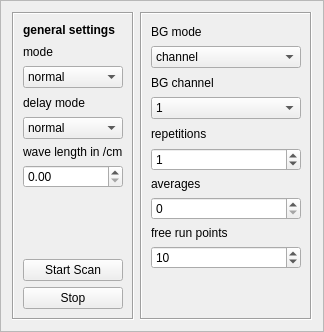
                <widget class="QFrame" name="frame_11">
                 <property name="frameShape">
                  <enum>QFrame::StyledPanel</enum>
                 </property>
                 <property name="frameShadow">
                  <enum>QFrame::Sunken</enum>
                 </property>
                 <layout class="QHBoxLayout" name="horizontalLayout_9">
                  <item>
                   <widget class="QFrame" name="verticalFrame_4">
                    <property name="frameShape">
                     <enum>QFrame::Box</enum>
                    </property>
                    <property name="frameShadow">
                     <enum>QFrame::Sunken</enum>
                    </property>
                    <layout class="QVBoxLayout" name="verticalLayout_10">
                     <item>
                      <widget class="QLabel" name="label_9">
                       <property name="font">
                        <font>
                         <weight>75</weight>
                         <bold>true</bold>
                        </font>
                       </property>
                       <property name="text">
                        <string>general settings</string>
                       </property>
                      </widget>
                     </item>
                     <item>
                      <widget class="QLabel" name="label_51">
                       <property name="sizePolicy">
                        <sizepolicy hsizetype="Minimum" vsizetype="Minimum">
                         <horstretch>0</horstretch>
                         <verstretch>0</verstretch>
                        </sizepolicy>
                       </property>
                       <property name="minimumSize">
                        <size>
                         <width>0</width>
                         <height>17</height>
                        </size>
                       </property>
                       <property name="maximumSize">
                        <size>
                         <width>150</width>
                         <height>16777215</height>
                        </size>
                       </property>
                       <property name="text">
                        <string>mode</string>
                       </property>
                      </widget>
                     </item>
                     <item>
                      <widget class="QComboBox" name="ScanModeBox">
                       <property name="sizePolicy">
                        <sizepolicy hsizetype="Minimum" vsizetype="Minimum">
                         <horstretch>0</horstretch>
                         <verstretch>0</verstretch>
                        </sizepolicy>
                       </property>
                       <property name="minimumSize">
                        <size>
                         <width>0</width>
                         <height>17</height>
                        </size>
                       </property>
                       <property name="maximumSize">
                        <size>
                         <width>150</width>
                         <height>30</height>
                        </size>
                       </property>
                       <item>
                        <property name="text">
                         <string>normal</string>
                        </property>
                       </item>
                       <item>
                        <property name="text">
                         <string>fake</string>
                        </property>
                       </item>
                       <item>
                        <property name="text">
                         <string>3d-scan</string>
                        </property>
                       </item>
                       <item>
                        <property name="text">
                         <string>wavelength</string>
                        </property>
                       </item>
                       <item>
                        <property name="text">
                         <string>free</string>
                        </property>
                       </item>
                      </widget>
                     </item>
                     <item>
                      <widget class="QLabel" name="label">
                       <property name="sizePolicy">
                        <sizepolicy hsizetype="Minimum" vsizetype="Minimum">
                         <horstretch>0</horstretch>
                         <verstretch>0</verstretch>
                        </sizepolicy>
                       </property>
                       <property name="minimumSize">
                        <size>
                         <width>0</width>
                         <height>17</height>
                        </size>
                       </property>
                       <property name="maximumSize">
                        <size>
                         <width>150</width>
                         <height>16777215</height>
                        </size>
                       </property>
                       <property name="text">
                        <string>delay mode</string>
                       </property>
                      </widget>
                     </item>
                     <item>
                      <widget class="QComboBox" name="DelayModeBox">
                       <property name="sizePolicy">
                        <sizepolicy hsizetype="Preferred" vsizetype="Minimum">
                         <horstretch>0</horstretch>
                         <verstretch>0</verstretch>
                        </sizepolicy>
                       </property>
                       <property name="minimumSize">
                        <size>
                         <width>0</width>
                         <height>17</height>
                        </size>
                       </property>
                       <property name="maximumSize">
                        <size>
                         <width>150</width>
                         <height>16777215</height>
                        </size>
                       </property>
                       <item>
                        <property name="text">
                         <string>normal</string>
                        </property>
                       </item>
                       <item>
                        <property name="text">
                         <string>list</string>
                        </property>
                       </item>
                      </widget>
                     </item>
                     <item>
                      <widget class="QLabel" name="label_11">
                       <property name="text">
                        <string>wave length in /cm</string>
                       </property>
                      </widget>
                     </item>
                     <item>
                      <widget class="QDoubleSpinBox" name="WavelengthSB">
                       <property name="maximum">
                        <double>99999999999999.000000000000000</double>
                       </property>
                      </widget>
                     </item>
                     <item>
                      <spacer name="verticalSpacer_6">
                       <property name="orientation">
                        <enum>Qt::Vertical</enum>
                       </property>
                       <property name="sizeHint" stdset="0">
                        <size>
                         <width>20</width>
                         <height>40</height>
                        </size>
                       </property>
                      </spacer>
                     </item>
                     <item>
                      <widget class="QPushButton" name="StartScanButton">
                       <property name="text">
                        <string>Start Scan</string>
                       </property>
                      </widget>
                     </item>
                     <item>
                      <widget class="QPushButton" name="ScanStopButton">
                       <property name="sizePolicy">
                        <sizepolicy hsizetype="Minimum" vsizetype="Minimum">
                         <horstretch>0</horstretch>
                         <verstretch>0</verstretch>
                        </sizepolicy>
                       </property>
                       <property name="minimumSize">
                        <size>
                         <width>0</width>
                         <height>17</height>
                        </size>
                       </property>
                       <property name="text">
                        <string>Stop</string>
                       </property>
                      </widget>
                     </item>
                    </layout>
                   </widget>
                  </item>
                  <item>
                   <widget class="QFrame" name="verticalFrame_5">
                    <property name="frameShape">
                     <enum>QFrame::Box</enum>
                    </property>
                    <property name="frameShadow">
                     <enum>QFrame::Sunken</enum>
                    </property>
                    <layout class="QVBoxLayout" name="verticalLayout_12">
                     <item>
                      <widget class="QLabel" name="label_13">
                       <property name="sizePolicy">
                        <sizepolicy hsizetype="Minimum" vsizetype="Minimum">
                         <horstretch>0</horstretch>
                         <verstretch>0</verstretch>
                        </sizepolicy>
                       </property>
                       <property name="minimumSize">
                        <size>
                         <width>120</width>
                         <height>17</height>
                        </size>
                       </property>
                       <property name="maximumSize">
                        <size>
                         <width>150</width>
                         <height>30</height>
                        </size>
                       </property>
                       <property name="text">
                        <string>BG mode</string>
                       </property>
                      </widget>
                     </item>
                     <item>
                      <widget class="QComboBox" name="BGModeBox">
                       <property name="sizePolicy">
                        <sizepolicy hsizetype="Minimum" vsizetype="Minimum">
                         <horstretch>0</horstretch>
                         <verstretch>0</verstretch>
                        </sizepolicy>
                       </property>
                       <property name="minimumSize">
                        <size>
                         <width>0</width>
                         <height>17</height>
                        </size>
                       </property>
                       <property name="maximumSize">
                        <size>
                         <width>150</width>
                         <height>30</height>
                        </size>
                       </property>
                       <item>
                        <property name="text">
                         <string>channel</string>
                        </property>
                       </item>
                       <item>
                        <property name="text">
                         <string>None</string>
                        </property>
                       </item>
                      </widget>
                     </item>
                     <item>
                      <widget class="QLabel" name="label_4">
                       <property name="sizePolicy">
                        <sizepolicy hsizetype="Minimum" vsizetype="Minimum">
                         <horstretch>0</horstretch>
                         <verstretch>0</verstretch>
                        </sizepolicy>
                       </property>
                       <property name="minimumSize">
                        <size>
                         <width>150</width>
                         <height>17</height>
                        </size>
                       </property>
                       <property name="maximumSize">
                        <size>
                         <width>150</width>
                         <height>30</height>
                        </size>
                       </property>
                       <property name="text">
                        <string>BG channel</string>
                       </property>
                      </widget>
                     </item>
                     <item>
                      <widget class="QComboBox" name="ScanBGChannelBox">
                       <property name="sizePolicy">
                        <sizepolicy hsizetype="Minimum" vsizetype="Minimum">
                         <horstretch>0</horstretch>
                         <verstretch>0</verstretch>
                        </sizepolicy>
                       </property>
                       <property name="minimumSize">
                        <size>
                         <width>0</width>
                         <height>17</height>
                        </size>
                       </property>
                       <property name="maximumSize">
                        <size>
                         <width>150</width>
                         <height>30</height>
                        </size>
                       </property>
                       <item>
                        <property name="text">
                         <string>1</string>
                        </property>
                       </item>
                       <item>
                        <property name="text">
                         <string>2</string>
                        </property>
                       </item>
                       <item>
                        <property name="text">
                         <string>3</string>
                        </property>
                       </item>
                       <item>
                        <property name="text">
                         <string>4</string>
                        </property>
                       </item>
                       <item>
                        <property name="text">
                         <string>5</string>
                        </property>
                       </item>
                       <item>
                        <property name="text">
                         <string>6</string>
                        </property>
                       </item>
                       <item>
                        <property name="text">
                         <string>7</string>
                        </property>
                       </item>
                       <item>
                        <property name="text">
                         <string>8</string>
                        </property>
                       </item>
                       <item>
                        <property name="text">
                         <string>9</string>
                        </property>
                       </item>
                       <item>
                        <property name="text">
                         <string>10</string>
                        </property>
                       </item>
                       <item>
                        <property name="text">
                         <string>11</string>
                        </property>
                       </item>
                       <item>
                        <property name="text">
                         <string>12</string>
                        </property>
                       </item>
                       <item>
                        <property name="text">
                         <string>13</string>
                        </property>
                       </item>
                       <item>
                        <property name="text">
                         <string>14</string>
                        </property>
                       </item>
                       <item>
                        <property name="text">
                         <string>15</string>
                        </property>
                       </item>
                       <item>
                        <property name="text">
                         <string>16</string>
                        </property>
                       </item>
                       <item>
                        <property name="text">
                         <string>17</string>
                        </property>
                       </item>
                       <item>
                        <property name="text">
                         <string>18</string>
                        </property>
                       </item>
                      </widget>
                     </item>
                     <item>
                      <widget class="QLabel" name="label_17">
                       <property name="sizePolicy">
                        <sizepolicy hsizetype="Minimum" vsizetype="Minimum">
                         <horstretch>0</horstretch>
                         <verstretch>0</verstretch>
                        </sizepolicy>
                       </property>
                       <property name="minimumSize">
                        <size>
                         <width>0</width>
                         <height>17</height>
                        </size>
                       </property>
                       <property name="maximumSize">
                        <size>
                         <width>150</width>
                         <height>16777215</height>
                        </size>
                       </property>
                       <property name="text">
                        <string>repetitions</string>
                       </property>
                      </widget>
                     </item>
                     <item>
                      <widget class="QSpinBox" name="ScanRepsBox">
                       <property name="sizePolicy">
                        <sizepolicy hsizetype="Minimum" vsizetype="Minimum">
                         <horstretch>0</horstretch>
                         <verstretch>0</verstretch>
                        </sizepolicy>
                       </property>
                       <property name="minimumSize">
                        <size>
                         <width>0</width>
                         <height>17</height>
                        </size>
                       </property>
                       <property name="maximumSize">
                        <size>
                         <width>150</width>
                         <height>16777215</height>
                        </size>
                       </property>
                       <property name="maximum">
                        <number>999999999</number>
                       </property>
                       <property name="value">
                        <number>1</number>
                       </property>
                      </widget>
                     </item>
                     <item>
                      <widget class="QLabel" name="label_10">
                       <property name="text">
                        <string>averages</string>
                       </property>
                      </widget>
                     </item>
                     <item>
                      <widget class="QSpinBox" name="AverageSBox">
                       <property name="maximum">
                        <number>100000000</number>
                       </property>
                      </widget>
                     </item>
                     <item>
                      <widget class="QLabel" name="label_12">
                       <property name="text">
                        <string>free run points</string>
                       </property>
                      </widget>
                     </item>
                     <item>
                      <widget class="QSpinBox" name="FreeRunPoints">
                       <property name="maximum">
                        <number>10000</number>
                       </property>
                       <property name="value">
                        <number>10</number>
                       </property>
                      </widget>
                     </item>
                     <item>
                      <spacer name="verticalSpacer_7">
                       <property name="orientation">
                        <enum>Qt::Vertical</enum>
                       </property>
                       <property name="sizeHint" stdset="0">
                        <size>
                         <width>20</width>
                         <height>40</height>
                        </size>
                       </property>
                      </spacer>
                     </item>
                    </layout>
                   </widget>
                  </item>
                 </layout>
                </widget>
